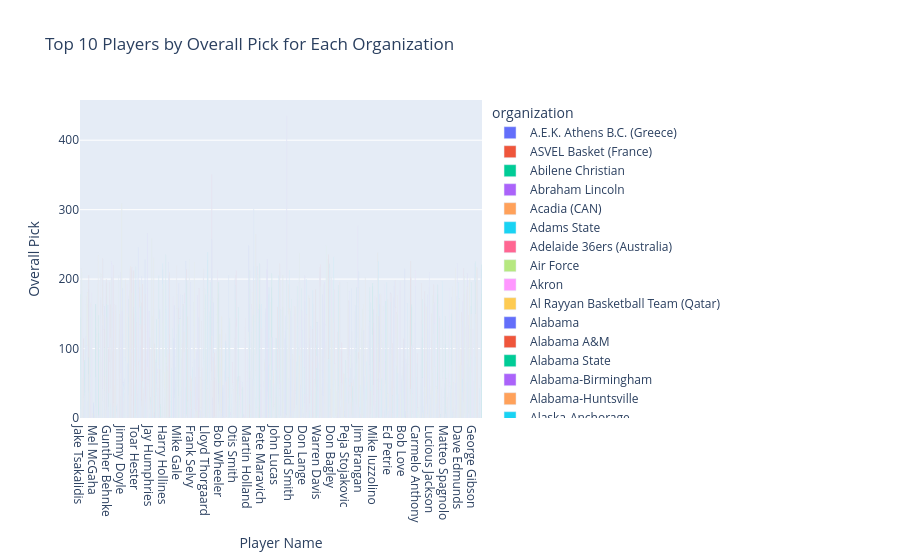

Notebook code cell kept with this figure:
### Code cell
#lets see top 10 of each organization

import plotly.express as px

# Group by 'organization' and get the top 10 overall_pick for each organization
top_10_overall_pick = df_cleaned.groupby('organization').apply(lambda x: x.nsmallest(10, 'overall_pick')).reset_index(drop=True)

# Create an interactive bar plot to visualize the top 10 overall picks by organization
fig = px.bar(top_10_overall_pick, 
             x='player_name', 
             y='overall_pick', 
             color='organization',  # Color the bars by organization
             labels={'player_name': 'Player Name', 'overall_pick': 'Overall Pick'},
             title='Top 10 Players by Overall Pick for Each Organization',
             color_continuous_scale='Viridis',  # Use a continuous color scale
             category_orders={'organization': top_10_overall_pick['organization'].unique()}  # Order by the organizations
            )

# Display the plot
fig.show()
